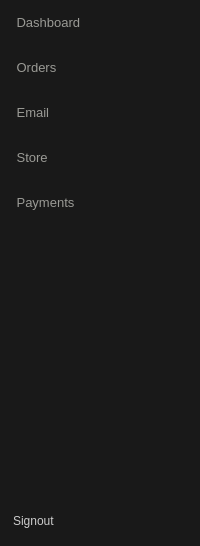
        <widget class="QFrame" name="leftMenu">
         <property name="minimumSize">
          <size>
           <width>43</width>
           <height>0</height>
          </size>
         </property>
         <property name="maximumSize">
          <size>
           <width>200</width>
           <height>16777215</height>
          </size>
         </property>
         <property name="styleSheet">
          <string notr="true">background-color: rgb(25, 25, 25);</string>
         </property>
         <property name="frameShape">
          <enum>QFrame::NoFrame</enum>
         </property>
         <property name="frameShadow">
          <enum>QFrame::Raised</enum>
         </property>
         <layout class="QVBoxLayout" name="verticalLayout_4" stretch="0,0,0">
          <property name="spacing">
           <number>0</number>
          </property>
          <property name="leftMargin">
           <number>0</number>
          </property>
          <property name="topMargin">
           <number>0</number>
          </property>
          <property name="rightMargin">
           <number>0</number>
          </property>
          <property name="bottomMargin">
           <number>0</number>
          </property>
          <item>
           <widget class="QFrame" name="aframe">
            <property name="minimumSize">
             <size>
              <width>200</width>
              <height>225</height>
             </size>
            </property>
            <property name="frameShape">
             <enum>QFrame::NoFrame</enum>
            </property>
            <property name="frameShadow">
             <enum>QFrame::Raised</enum>
            </property>
            <layout class="QVBoxLayout" name="verticalLayout_3">
             <property name="spacing">
              <number>0</number>
             </property>
             <property name="leftMargin">
              <number>0</number>
             </property>
             <property name="topMargin">
              <number>0</number>
             </property>
             <property name="rightMargin">
              <number>0</number>
             </property>
             <property name="bottomMargin">
              <number>0</number>
             </property>
             <item>
              <widget class="QPushButton" name="pushButton_2">
               <property name="minimumSize">
                <size>
                 <width>200</width>
                 <height>45</height>
                </size>
               </property>
               <property name="maximumSize">
                <size>
                 <width>200</width>
                 <height>45</height>
                </size>
               </property>
               <property name="font">
                <font>
                 <pointsize>10</pointsize>
                 <bold>false</bold>
                </font>
               </property>
               <property name="styleSheet">
                <string notr="true">QPushButton {
	background-color: rgb(25, 25, 25);
	color: rgb(154, 154, 149);
	border: none;
	border-left: 3px solid rgb(25, 25, 25);
	text-align: left;
	padding-left: 10px;
}

QPushButton:hover {
	border-left: 3px solid rgb(255, 85, 0);
	background-color: rgb(18, 18, 18);
}

QPushButton:pressed {
	background-color: rgb(0, 0, 0);
}

</string>
               </property>
               <property name="text">
                <string> Dashboard</string>
               </property>
               <property name="icon">
                <iconset resource="resources.qrc">
                 <normaloff>:/icons/icons/icons8_keypad.svg</normaloff>:/icons/icons/icons8_keypad.svg</iconset>
               </property>
               <property name="iconSize">
                <size>
                 <width>25</width>
                 <height>25</height>
                </size>
               </property>
              </widget>
             </item>
             <item>
              <widget class="QPushButton" name="pushButton_3">
               <property name="minimumSize">
                <size>
                 <width>200</width>
                 <height>45</height>
                </size>
               </property>
               <property name="maximumSize">
                <size>
                 <width>200</width>
                 <height>45</height>
                </size>
               </property>
               <property name="font">
                <font>
                 <pointsize>10</pointsize>
                 <bold>false</bold>
                </font>
               </property>
               <property name="styleSheet">
                <string notr="true">QPushButton {
	background-color: rgb(25, 25, 25);
	color: rgb(154, 154, 149);
	border: none;
	border-left: 3px solid rgb(25, 25, 25);
	text-align: left;
	padding-left: 10px;
}

QPushButton:hover {
	border-left: 3px solid rgb(255, 85, 0);
	background-color: rgb(18, 18, 18);
}

QPushButton:pressed {
	background-color: rgb(0, 0, 0);
}

</string>
               </property>
               <property name="text">
                <string> Orders</string>
               </property>
               <property name="icon">
                <iconset resource="resources.qrc">
                 <normaloff>:/icons/icons/icons8_todo_list.svg</normaloff>:/icons/icons/icons8_todo_list.svg</iconset>
               </property>
               <property name="iconSize">
                <size>
                 <width>25</width>
                 <height>25</height>
                </size>
               </property>
              </widget>
             </item>
             <item>
              <widget class="QPushButton" name="pushButton_4">
               <property name="minimumSize">
                <size>
                 <width>200</width>
                 <height>45</height>
                </size>
               </property>
               <property name="maximumSize">
                <size>
                 <width>200</width>
                 <height>45</height>
                </size>
               </property>
               <property name="font">
                <font>
                 <pointsize>10</pointsize>
                 <bold>false</bold>
                </font>
               </property>
               <property name="styleSheet">
                <string notr="true">QPushButton {
	background-color: rgb(25, 25, 25);
	color: rgb(154, 154, 149);
	border: none;
	border-left: 3px solid rgb(25, 25, 25);
	text-align: left;
	padding-left: 10px;
}

QPushButton:hover {
	border-left: 3px solid rgb(255, 85, 0);
	background-color: rgb(18, 18, 18);
}

QPushButton:pressed {
	background-color: rgb(0, 0, 0);
}

</string>
               </property>
               <property name="text">
                <string> Email</string>
               </property>
               <property name="icon">
                <iconset resource="resources.qrc">
                 <normaloff>:/icons/icons/icons8_secured_letter.svg</normaloff>:/icons/icons/icons8_secured_letter.svg</iconset>
               </property>
               <property name="iconSize">
                <size>
                 <width>24</width>
                 <height>24</height>
                </size>
               </property>
              </widget>
             </item>
             <item>
              <widget class="QPushButton" name="pushButton_5">
               <property name="minimumSize">
                <size>
                 <width>200</width>
                 <height>45</height>
                </size>
               </property>
               <property name="maximumSize">
                <size>
                 <width>200</width>
                 <height>45</height>
                </size>
               </property>
               <property name="font">
                <font>
                 <pointsize>10</pointsize>
                 <bold>false</bold>
                </font>
               </property>
               <property name="styleSheet">
                <string notr="true">QPushButton {
	background-color: rgb(25, 25, 25);
	color: rgb(154, 154, 149);
	border: none;
	border-left: 3px solid rgb(25, 25, 25);
	text-align: left;
	padding-left: 10px;
}

QPushButton:hover {
	border-left: 3px solid rgb(255, 85, 0);
	background-color: rgb(18, 18, 18);
}

QPushButton:pressed {
	background-color: rgb(0, 0, 0);
}

</string>
               </property>
               <property name="text">
                <string> Store</string>
               </property>
               <property name="icon">
                <iconset resource="resources.qrc">
                 <normaloff>:/icons/icons/icons8_shopping_cart.svg</normaloff>:/icons/icons/icons8_shopping_cart.svg</iconset>
               </property>
               <property name="iconSize">
                <size>
                 <width>25</width>
                 <height>25</height>
                </size>
               </property>
              </widget>
             </item>
             <item>
              <widget class="QPushButton" name="pushButton_6">
               <property name="minimumSize">
                <size>
                 <width>200</width>
                 <height>45</height>
                </size>
               </property>
               <property name="maximumSize">
                <size>
                 <width>200</width>
                 <height>45</height>
                </size>
               </property>
               <property name="font">
                <font>
                 <pointsize>10</pointsize>
                 <bold>false</bold>
                </font>
               </property>
               <property name="styleSheet">
                <string notr="true">QPushButton {
	background-color: rgb(25, 25, 25);
	color: rgb(154, 154, 149);
	border: none;
	border-left: 3px solid rgb(25, 25, 25);
	text-align: left;
	padding-left: 10px;
}

QPushButton:hover {
	border-left: 3px solid rgb(255, 85, 0);
	background-color: rgb(18, 18, 18);
}

QPushButton:pressed {
	background-color: rgb(0, 0, 0);
}

</string>
               </property>
               <property name="text">
                <string> Payments</string>
               </property>
               <property name="icon">
                <iconset resource="resources.qrc">
                 <normaloff>:/icons/icons/icons8_mastercard_credit_card.svg</normaloff>:/icons/icons/icons8_mastercard_credit_card.svg</iconset>
               </property>
               <property name="iconSize">
                <size>
                 <width>25</width>
                 <height>25</height>
                </size>
               </property>
              </widget>
             </item>
            </layout>
           </widget>
          </item>
          <item>
           <spacer name="bt">
            <property name="orientation">
             <enum>Qt::Vertical</enum>
            </property>
            <property name="sizeHint" stdset="0">
             <size>
              <width>20</width>
              <height>271</height>
             </size>
            </property>
           </spacer>
          </item>
          <item>
           <widget class="QFrame" name="frame_2">
            <property name="minimumSize">
             <size>
              <width>200</width>
              <height>50</height>
             </size>
            </property>
            <property name="maximumSize">
             <size>
              <width>200</width>
              <height>50</height>
             </size>
            </property>
            <property name="styleSheet">
             <string notr="true"/>
            </property>
            <property name="frameShape">
             <enum>QFrame::NoFrame</enum>
            </property>
            <property name="frameShadow">
             <enum>QFrame::Raised</enum>
            </property>
            <layout class="QVBoxLayout" name="verticalLayout_2">
             <property name="spacing">
              <number>0</number>
             </property>
             <property name="leftMargin">
              <number>0</number>
             </property>
             <property name="topMargin">
              <number>0</number>
             </property>
             <property name="rightMargin">
              <number>0</number>
             </property>
             <property name="bottomMargin">
              <number>0</number>
             </property>
             <item>
              <widget class="QPushButton" name="pushButton">
               <property name="minimumSize">
                <size>
                 <width>200</width>
                 <height>45</height>
                </size>
               </property>
               <property name="maximumSize">
                <size>
                 <width>200</width>
                 <height>45</height>
                </size>
               </property>
               <property name="styleSheet">
                <string notr="true">QPushButton {
	background-color: rgb(25, 25, 25);
	color: rgb(204, 204, 204);
	border: none;
	border-left: 3px solid rgb(25, 25, 25);
	text-align: left;
	padding-left: 10px;
}

QPushButton:hover {
	border-left: 3px solid rgb(255, 85, 0);
	background-color: rgb(18, 18, 18);
}

QPushButton:pressed {
	background-color: rgb(0, 0, 0);
}

</string>
               </property>
               <property name="text">
                <string>Signout</string>
               </property>
               <property name="icon">
                <iconset resource="resources.qrc">
                 <normaloff>:/icons/icons/icons8_logout_rounded_down.svg</normaloff>:/icons/icons/icons8_logout_rounded_down.svg</iconset>
               </property>
               <property name="iconSize">
                <size>
                 <width>30</width>
                 <height>30</height>
                </size>
               </property>
              </widget>
             </item>
            </layout>
           </widget>
          </item>
         </layout>
        </widget>
